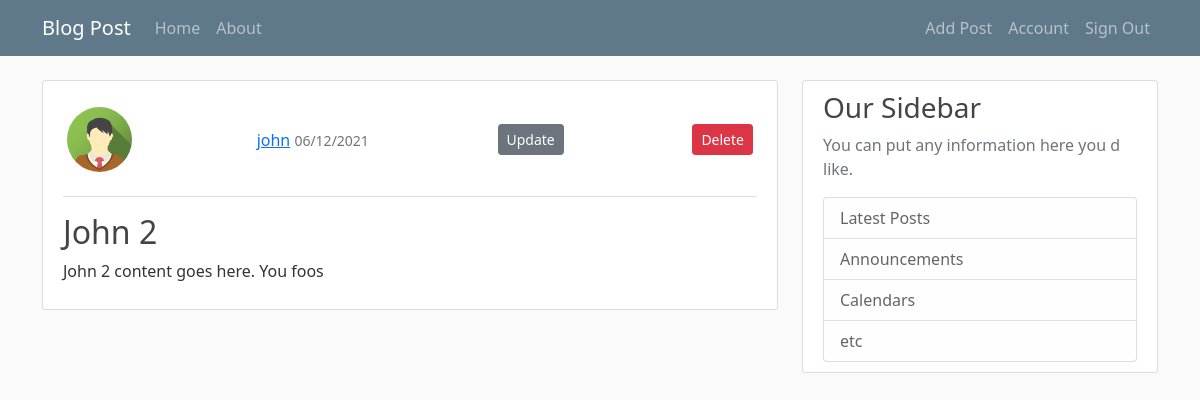
The app's page /posts/3 (signed in), older data.
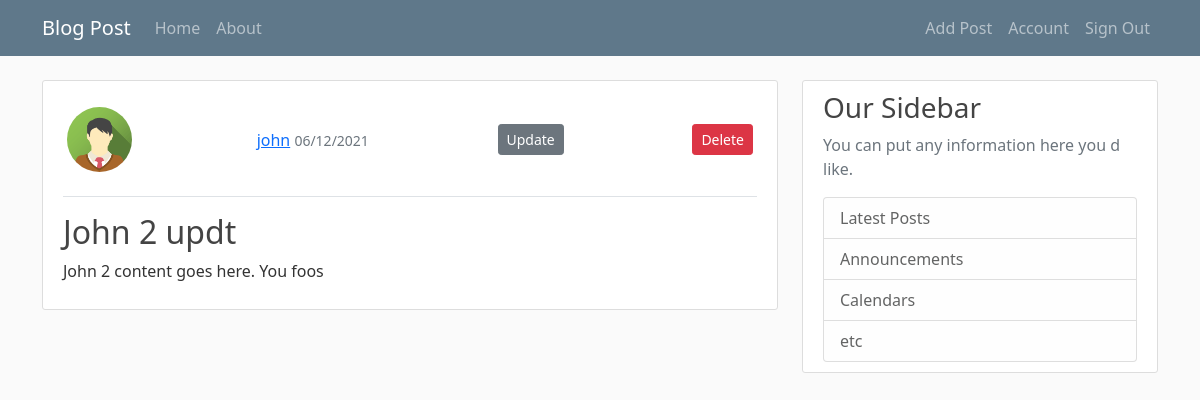
The same page, newer data.
### flaskblog/models.py (models this page shows, shortened)
class Post(db.Model):
    id = db.Column(db.Integer, primary_key=True)
    title = db.Column(db.String(100), nullable=False)
    content = db.Column(db.Text, nullable=False)
    created_at = db.Column(db.DateTime, nullable=False, default=datetime.utcnow)
    user_id = db.Column(db.Integer, db.ForeignKey("user.id"), nullable=False)

### flaskblog/posts/routes.py (the view)
@posts.route("/posts/<int:post_id>")
@login_required
def get_post(post_id):
    post = Post.query.get_or_404(post_id)
    return render_template("post.html", title=post.title, post=post)

### flaskblog/models.py (called while the page is built)
@login_manager.user_loader
def load_user(user_id):
    return User.query.get(int(user_id))

### flaskblog/templates/post.html (shortened to what this page needs)
{% extends "layout.html" %}
{% block content %}
  <article class="media content-section">
    <header class="d-flex justify-content-between
                   align-items-center border-bottom pt-3 pb-4 mb-3 px-1">
      <img class="rounded-circle article-img" alt="Author image" src="{{ url_for('static', filename='profile_pics/' + post.author.image_file) }}" />
      <div>
        <a class="mr-2" href="#">{{ post.author.username }}</a>
        <small class="text-muted">{{ post.created_at.strftime("%d/%m/%Y") }}</small>
      </div>
      {% if post.author == current_user %}
        <div>
          <a class="btn btn-secondary btn-sm m-1"
             href="{{ url_for('posts.update_post', post_id=post.id) }}">
             Update
          </a>
        </div>
        <button
          type="button"
          class="btn btn-danger btn-sm"
          data-bs-toggle="modal"
          data-bs-target="#deleteModal">
          Delete
        </button>
      {% endif %}
    </header>
    <h2 class="article-title">{{ post.title }}</h2>
    <p class="article-content">{{ post.content }}</p>
  </article>
{% endblock content %}

Row changes from the older to the newer data that the page shows:
changed Post "John 2 content goes here. You foos": title "John 2" → "John 2 updt"
